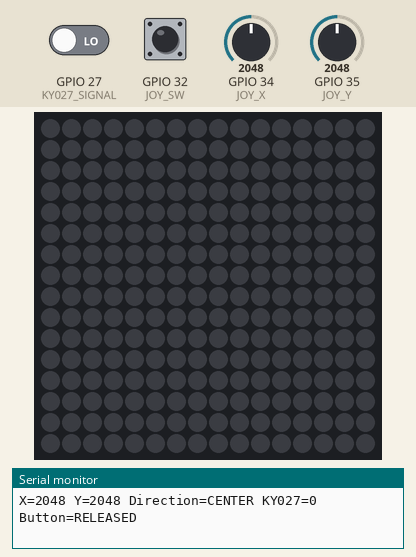
This sketch was run on a simulated ESP32. Parts: 16×16 RGB LED matrix (first LED top left, wired row by row), the last lines printed to the serial monitor. The inputs (shaded band) are chosen by the test bench; at power-on: GPIO 34 (JOY_X) = 2048, GPIO 35 (JOY_Y) = 2048, GPIO 27 (KY027_SIGNAL) LOW, GPIO 32 (JOY_SW) HIGH (analog values on the 0–4095 scale). Dim RGB values are drawn brighter than linear.

Above: at 2.2 s.
2.3 s: GPIO 34 (JOY_X) set to 2655
3.8 s: GPIO 34 (JOY_X) set to 2752
At 5.0 s:
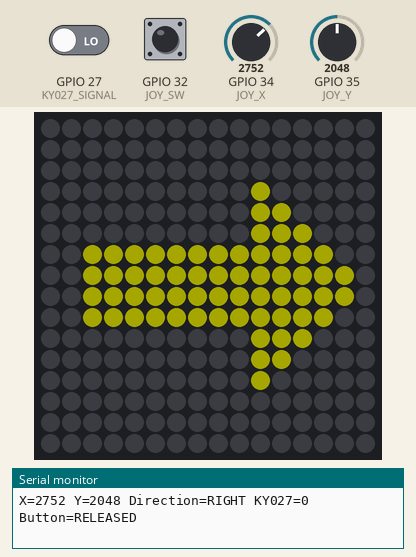
5.3 s: GPIO 35 (JOY_Y) set to 2706
6.8 s: GPIO 35 (JOY_Y) set to 2802
At 7.6 s:
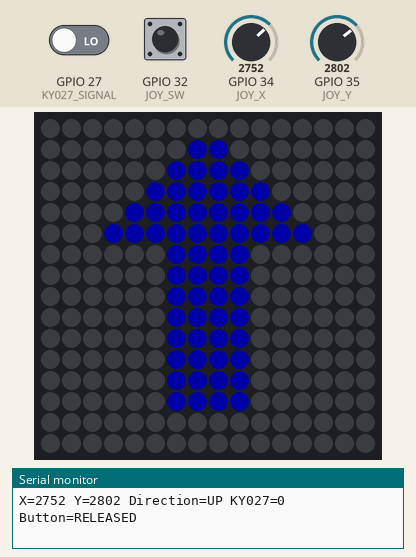
8.3 s: GPIO 27 (KY027_SIGNAL) driven HIGH
At 9.3 s:
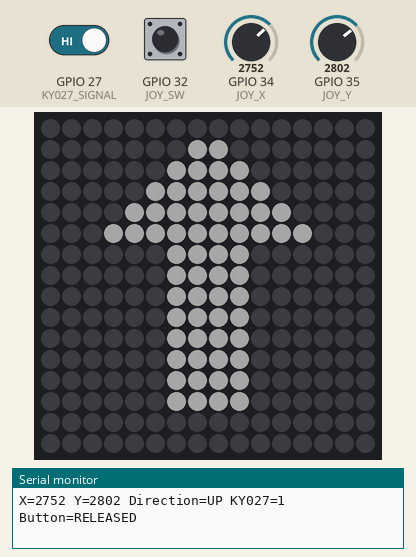
9.8 s: GPIO 34 (JOY_X) set to 1321
11.3 s: GPIO 34 (JOY_X) set to 1265
At 12.8 s:
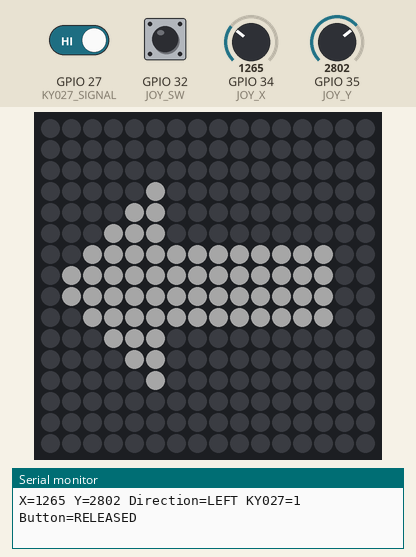
Timing chart, 0 to 13.8 s (numbered marks = the images above; inputs shaded):
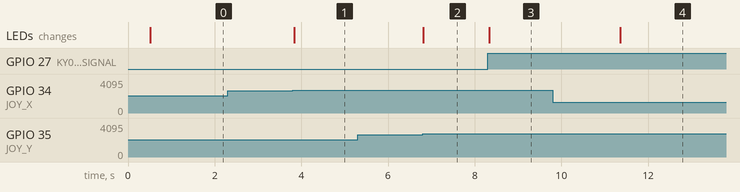

Measured:
- the behaviour switches between 2697 and 2698 on GPIO 34 (JOY_X) (found by bisection; images 0 and 1)
- the behaviour switches between 2751 and 2752 on GPIO 35 (JOY_Y) (found by bisection; images 1 and 2)
- after the input at 3.8 s, the LEDs: change at once (image 1)
- after the input at 6.8 s, the LEDs: change at once (image 2)
- after the input at 8.3 s, the LEDs: change at once (image 3)
- after the input at 11.3 s, the LEDs: change after 0.06 s (image 4)

The sketch:

LED_Joystick_v1.ino
```cpp
#include <FastLED.h>

// ======================================================
// 16x16 WS2815 LED PANEL
// ======================================================

#define LED_DATA_PIN 18

#define MATRIX_WIDTH   16
#define MATRIX_HEIGHT  16
#define NUM_LEDS       256

#define BRIGHTNESS 40

CRGB leds[NUM_LEDS];


// ======================================================
// KY-023 JOYSTICK
// ======================================================

#define JOY_X   34
#define JOY_Y   35
#define JOY_SW  32

int centerX = 2048;
int centerY = 2048;

// 중앙에서 이 값 이상 움직여야 방향으로 인식
const int DEAD_ZONE = 650;


// 조이스틱 방향이 반대로 나오면 변경
bool INVERT_X = false;
bool INVERT_Y = false;


// ======================================================
// KY-027 MAGIC LIGHT CUP
// ======================================================

#define KY027_SIGNAL 27

// 센서가 반대로 동작하면 LOW로 변경
#define KY027_ACTIVE_LEVEL HIGH


// ======================================================
// LED MATRIX 방향 설정
// ======================================================

// 대부분의 flexible matrix는 지그재그 방식
bool SERPENTINE = true;

// 좌우가 반대로 나오면 true
bool FLIP_X = false;

// 상하가 반대로 나오면 true
bool FLIP_Y = false;

// 첫 줄 LED 진행 방향이 반대일 경우 true
bool FIRST_ROW_REVERSED = false;


// ======================================================
// 방향 정의
// ======================================================

enum Direction
{
  DIR_CENTER,
  DIR_UP,
  DIR_DOWN,
  DIR_LEFT,
  DIR_RIGHT
};


// ======================================================
// XY 좌표 → 실제 LED 번호
// ======================================================

uint16_t XY(int x, int y)
{
  if (FLIP_X)
  {
    x = MATRIX_WIDTH - 1 - x;
  }

  if (FLIP_Y)
  {
    y = MATRIX_HEIGHT - 1 - y;
  }


  bool reversed = false;

  if (SERPENTINE)
  {
    reversed = (y % 2 == 1);

    if (FIRST_ROW_REVERSED)
    {
      reversed = !reversed;
    }
  }


  if (reversed)
  {
    return
      y * MATRIX_WIDTH +
      (MATRIX_WIDTH - 1 - x);
  }

  return y * MATRIX_WIDTH + x;
}


// ======================================================
// 픽셀 하나 켜기
// ======================================================

void setPixel(int x, int y, CRGB color)
{
  if (x < 0 || x >= MATRIX_WIDTH)
    return;

  if (y < 0 || y >= MATRIX_HEIGHT)
    return;

  leds[XY(x, y)] = color;
}


// ======================================================
// UP 화살표 좌표를 다른 방향으로 회전
// ======================================================

void arrowPixel(
  int x,
  int y,
  Direction direction,
  CRGB color
)
{
  int tx = x;
  int ty = y;


  switch (direction)
  {
    case DIR_UP:

      tx = x;
      ty = y;

      break;


    case DIR_DOWN:

      tx = 15 - x;
      ty = 15 - y;

      break;


    case DIR_LEFT:

      tx = y;
      ty = 15 - x;

      break;


    case DIR_RIGHT:

      tx = 15 - y;
      ty = x;

      break;


    default:

      return;
  }


  setPixel(tx, ty, color);
}


// ======================================================
// 화살표 그리기
// ======================================================

void drawArrow(
  Direction direction,
  CRGB color
)
{
  FastLED.clear();


  if (direction == DIR_CENTER)
  {
    return;
  }


  // ----------------------------------
  // 화살표 머리
  //
  //        ██
  //       ████
  //      ██████
  //     ████████
  //    ██████████
  //
  // ----------------------------------

  for (int row = 0; row < 5; row++)
  {
    int y = 1 + row;

    int startX = 7 - row;
    int endX   = 8 + row;


    for (int x = startX; x <= endX; x++)
    {
      arrowPixel(
        x,
        y,
        direction,
        color
      );
    }
  }


  // ----------------------------------
  // 화살표 몸통
  // ----------------------------------

  for (int y = 5; y <= 13; y++)
  {
    arrowPixel(6, y, direction, color);
    arrowPixel(7, y, direction, color);
    arrowPixel(8, y, direction, color);
    arrowPixel(9, y, direction, color);
  }
}


// ======================================================
// 방향에 따른 색
// ======================================================

CRGB getDirectionColor(Direction direction)
{
  switch (direction)
  {
    case DIR_UP:

      return CRGB::Blue;


    case DIR_DOWN:

      return CRGB::Red;


    case DIR_LEFT:

      return CRGB::Green;


    case DIR_RIGHT:

      return CRGB::Yellow;


    default:

      return CRGB::Black;
  }
}


// ======================================================
// 조이스틱 중앙 자동 보정
// ======================================================

void calibrateJoystick()
{
  long totalX = 0;
  long totalY = 0;

  const int SAMPLE_COUNT = 100;


  Serial.println();
  Serial.println("Joystick Calibration");
  Serial.println("조이스틱을 움직이지 마세요.");


  for (int i = 0; i < SAMPLE_COUNT; i++)
  {
    totalX += analogRead(JOY_X);
    totalY += analogRead(JOY_Y);

    delay(5);
  }


  centerX = totalX / SAMPLE_COUNT;
  centerY = totalY / SAMPLE_COUNT;


  Serial.print("Center X = ");
  Serial.println(centerX);

  Serial.print("Center Y = ");
  Serial.println(centerY);

  Serial.println("Calibration Finished");
}


// ======================================================
// 조이스틱 방향 판단
// ======================================================

Direction readJoystickDirection(
  int xValue,
  int yValue
)
{
  int dx = xValue - centerX;
  int dy = yValue - centerY;


  if (INVERT_X)
  {
    dx = -dx;
  }

  if (INVERT_Y)
  {
    dy = -dy;
  }


  // 중앙
  if (
      abs(dx) < DEAD_ZONE &&
      abs(dy) < DEAD_ZONE
     )
  {
    return DIR_CENTER;
  }


  // X축 움직임이 더 큰 경우
  if (abs(dx) > abs(dy))
  {
    if (dx > 0)
    {
      return DIR_RIGHT;
    }

    return DIR_LEFT;
  }


  // Y축 움직임이 더 큰 경우

  if (dy > 0)
  {
    return DIR_UP;
  }

  return DIR_DOWN;
}


// ======================================================
// 방향 이름
// ======================================================

const char* directionName(Direction direction)
{
  switch (direction)
  {
    case DIR_UP:

      return "UP";


    case DIR_DOWN:

      return "DOWN";


    case DIR_LEFT:

      return "LEFT";


    case DIR_RIGHT:

      return "RIGHT";


    default:

      return "CENTER";
  }
}


// ======================================================
// SETUP
// ======================================================

void setup()
{
  Serial.begin(115200);

  delay(500);


  // --------------------------------------------------
  // KY-023
  // --------------------------------------------------

  pinMode(JOY_X, INPUT);
  pinMode(JOY_Y, INPUT);

  pinMode(
    JOY_SW,
    INPUT_PULLUP
  );


  // ESP32 ADC = 12bit
  analogReadResolution(12);


  // --------------------------------------------------
  // KY-027
  // --------------------------------------------------

  pinMode(
    KY027_SIGNAL,
    INPUT
  );


  // --------------------------------------------------
  // WS2815
  //
  // DATA = GPIO18
  // --------------------------------------------------

  FastLED.addLeds<
    WS2815,
    LED_DATA_PIN,
    GRB
  >(leds, NUM_LEDS);


  FastLED.setBrightness(
    BRIGHTNESS
  );


  FastLED.clear();
  FastLED.show();


  // --------------------------------------------------
  // Joystick 중앙 자동 보정
  // --------------------------------------------------

  calibrateJoystick();


  Serial.println();
  Serial.println(
    "Joystick LED Direction System START"
  );
}


// ======================================================
// LOOP
// ======================================================

void loop()
{
  // --------------------------------------------------
  // Joystick 읽기
  // --------------------------------------------------

  int xValue =
    analogRead(JOY_X);

  int yValue =
    analogRead(JOY_Y);


  Direction direction =
    readJoystickDirection(
      xValue,
      yValue
    );


  // --------------------------------------------------
  // KY-027
  // --------------------------------------------------

  int cupState =
    digitalRead(KY027_SIGNAL);


  bool cupTriggered =
    (cupState == KY027_ACTIVE_LEVEL);


  // --------------------------------------------------
  // 기본 화살표 색상
  // --------------------------------------------------

  CRGB color =
    getDirectionColor(direction);


  // --------------------------------------------------
  // KY-027 움직임 감지
  //
  // 현재 화살표를 흰색으로 표시
  // --------------------------------------------------

  if (
      cupTriggered &&
      direction != DIR_CENTER
     )
  {
    color = CRGB::White;
  }


  // --------------------------------------------------
  // LED Panel 표시
  // --------------------------------------------------

  drawArrow(
    direction,
    color
  );


  FastLED.show();


  // --------------------------------------------------
  // Serial Monitor 출력
  // --------------------------------------------------

  Serial.print("X=");
  Serial.print(xValue);

  Serial.print(" Y=");
  Serial.print(yValue);

  Serial.print(" Direction=");
  Serial.print(
    directionName(direction)
  );


  Serial.print(" KY027=");
  Serial.print(cupState);


  Serial.print(" Button=");


  if (digitalRead(JOY_SW) == LOW)
  {
    Serial.println("PRESSED");
  }
  else
  {
    Serial.println("RELEASED");
  }


  delay(50);
}
```
